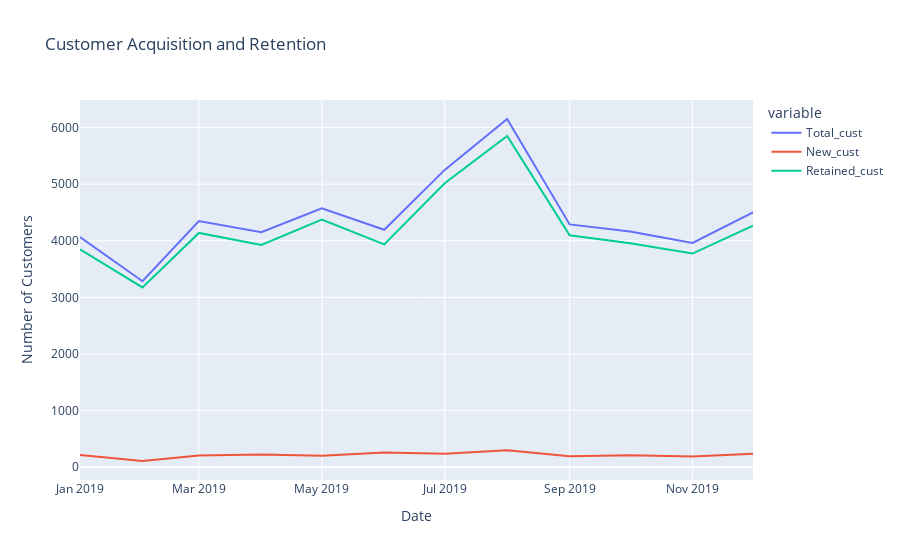

Notebook code for this chart:
### Code cell
# Counting new and total customers per month
new_cust = cust_360.groupby(cust_360['Transaction_Date'].dt.to_period('M'))['CustomerID'].nunique()
total_cust = cust_360.groupby(cust_360['Transaction_Date'].dt.to_period('M'))['CustomerID'].count()

# Creating a DataFrame
final = pd.concat([total_cust, new_cust], axis=1)
final.columns = ['Total_cust', 'New_cust']

# Calculating retained customers
final['Retained_cust'] = final['Total_cust'] - final['New_cust']

# Plotting using Plotly
fig = px.line(final, x=final.index.to_timestamp(), y=['Total_cust', 'New_cust', 'Retained_cust'], title='Customer Acquisition and Retention')
fig.update_xaxes(title_text='Date')
fig.update_yaxes(title_text='Number of Customers')

fig.show()

### Figure 1 — Plotly figure (JSON) as saved in the notebook; plotly's stock layout.template omitted (floating-point values rounded to 4 significant figures)
{"data": [{"hovertemplate": "variable=Total_cust<br>x=%{x}<br>value=%{y}<extra></extra>", "legendgroup": "Total_cust", "line": {"color": "#636efa", "dash": "solid"}, "marker": {"symbol": "circle"}, "mode": "lines", "name": "Total_cust", "orientation": "v", "showlegend": true, "type": "scatter", "x": ["2019-01-01T00:00:00", "2019-02-01T00:00:00", "2019-03-01T00:00:00", "2019-04-01T00:00:00", "2019-05-01T00:00:00", "2019-06-01T00:00:00", "2019-07-01T00:00:00", "2019-08-01T00:00:00", "2019-09-01T00:00:00", "2019-10-01T00:00:00", "2019-11-01T00:00:00", "2019-12-01T00:00:00"], "xaxis": "x", "y": [4063, 3284, 4346, 4150, 4572, 4193, 5251, 6150, 4288, 4164, 3961, 4502], "yaxis": "y"}, {"hovertemplate": "variable=New_cust<br>x=%{x}<br>value=%{y}<extra></extra>", "legendgroup": "New_cust", "line": {"color": "#EF553B", "dash": "solid"}, "marker": {"symbol": "circle"}, "mode": "lines", "name": "New_cust", "orientation": "v", "showlegend": true, "type": "scatter", "x": ["2019-01-01T00:00:00", "2019-02-01T00:00:00", "2019-03-01T00:00:00", "2019-04-01T00:00:00", "2019-05-01T00:00:00", "2019-06-01T00:00:00", "2019-07-01T00:00:00", "2019-08-01T00:00:00", "2019-09-01T00:00:00", "2019-10-01T00:00:00", "2019-11-01T00:00:00", "2019-12-01T00:00:00"], "xaxis": "x", "y": [215, 109, 208, 224, 200, 259, 236, 300, 193, 210, 188, 236], "yaxis": "y"}, {"hovertemplate": "variable=Retained_cust<br>x=%{x}<br>value=%{y}<extra></extra>", "legendgroup": "Retained_cust", "line": {"color": "#00cc96", "dash": "solid"}, "marker": {"symbol": "circle"}, "mode": "lines", "name": "Retained_cust", "orientation": "v", "showlegend": true, "type": "scatter", "x": ["2019-01-01T00:00:00", "2019-02-01T00:00:00", "2019-03-01T00:00:00", "2019-04-01T00:00:00", "2019-05-01T00:00:00", "2019-06-01T00:00:00", "2019-07-01T00:00:00", "2019-08-01T00:00:00", "2019-09-01T00:00:00", "2019-10-01T00:00:00", "2019-11-01T00:00:00", "2019-12-01T00:00:00"], "xaxis": "x", "y": [3848, 3175, 4138, 3926, 4372, 3934, 5015, 5850, 4095, 3954, 3773, 4266], "yaxis": "y"}], "layout": {"legend": {"title": {"text": "variable"}, "tracegroupgap": 0}, "title": {"text": "Customer Acquisition and Retention"}, "xaxis": {"anchor": "y", "domain": [0, 1], "title": {"text": "Date"}}, "yaxis": {"anchor": "x", "domain": [0, 1], "title": {"text": "Number of Customers"}}}}
